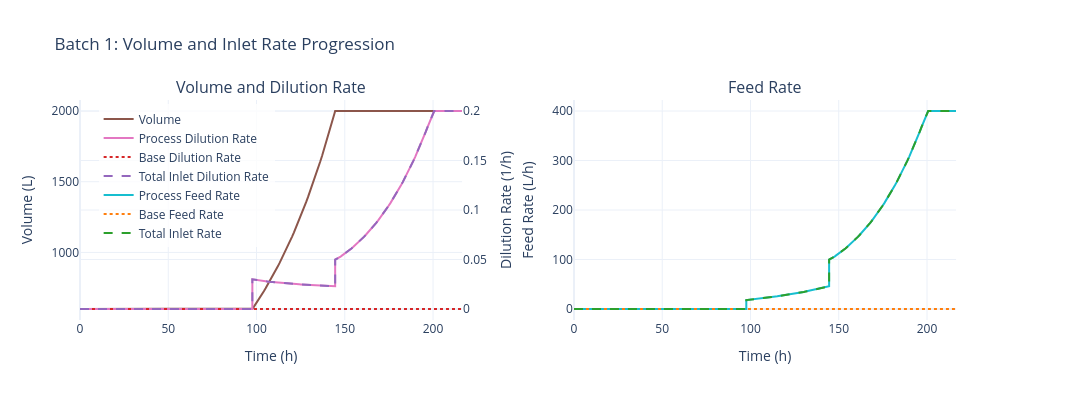

The code cell stored with this chart in its notebook:
### Code cell
sim.data.plot_volume_feed()

### Figure 1 — Plotly figure (JSON) as saved in the notebook; plotly's stock layout.template omitted (floating-point values rounded to 4 significant figures; data arrays with more than 128 entries replaced by an {"elided": "..."} marker saying what was removed)
{"data": [{"hovertemplate": "Time: %{x:.1f} h<br>Volume: %{y:.2f} L<extra></extra>", "line": {"color": "#8c564b", "width": 2}, "mode": "lines", "name": "Volume", "type": "scatter", "x": {"elided": "284 float values"}, "xaxis": "x", "y": {"elided": "284 float values"}, "yaxis": "y"}, {"hovertemplate": "Time: %{x:.1f} h<br>D_process: %{y:.4f} 1/h<extra></extra>", "line": {"color": "#e377c2", "width": 2}, "mode": "lines", "name": "Process Dilution Rate", "type": "scatter", "x": {"elided": "284 float values"}, "xaxis": "x", "y": {"elided": "284 float values"}, "yaxis": "y2"}, {"hovertemplate": "Time: %{x:.1f} h<br>D_base: %{y:.4f} 1/h<extra></extra>", "line": {"color": "#d62728", "dash": "dot", "width": 2}, "mode": "lines", "name": "Base Dilution Rate", "type": "scatter", "x": {"elided": "284 float values"}, "xaxis": "x", "y": {"elided": "284 float values"}, "yaxis": "y2"}, {"hovertemplate": "Time: %{x:.1f} h<br>D_total: %{y:.4f} 1/h<extra></extra>", "line": {"color": "#9467bd", "dash": "dash", "width": 2}, "mode": "lines", "name": "Total Inlet Dilution Rate", "type": "scatter", "x": {"elided": "284 float values"}, "xaxis": "x", "y": {"elided": "284 float values"}, "yaxis": "y2"}, {"hovertemplate": "Time: %{x:.1f} h<br>F_process: %{y:.4f} L/h<extra></extra>", "line": {"color": "#17becf", "width": 2}, "mode": "lines", "name": "Process Feed Rate", "type": "scatter", "x": {"elided": "284 float values"}, "xaxis": "x2", "y": {"elided": "284 float values"}, "yaxis": "y3"}, {"hovertemplate": "Time: %{x:.1f} h<br>F_base: %{y:.4f} L/h<extra></extra>", "line": {"color": "#ff7f0e", "dash": "dot", "width": 2}, "mode": "lines", "name": "Base Feed Rate", "type": "scatter", "x": {"elided": "284 float values"}, "xaxis": "x2", "y": {"elided": "284 float values"}, "yaxis": "y3"}, {"hovertemplate": "Time: %{x:.1f} h<br>F_total: %{y:.4f} L/h<extra></extra>", "line": {"color": "#2ca02c", "dash": "dash", "width": 2}, "mode": "lines", "name": "Total Inlet Rate", "type": "scatter", "x": {"elided": "284 float values"}, "xaxis": "x2", "y": {"elided": "284 float values"}, "yaxis": "y3"}], "layout": {"annotations": [{"font": {"size": 16}, "showarrow": false, "text": "Volume and Dilution Rate", "x": 0.205, "xanchor": "center", "xref": "paper", "y": 1, "yanchor": "bottom", "yref": "paper"}, {"font": {"size": 16}, "showarrow": false, "text": "Feed Rate", "x": 0.735, "xanchor": "center", "xref": "paper", "y": 1, "yanchor": "bottom", "yref": "paper"}], "font": {"size": 12}, "height": 400, "legend": {"bgcolor": "rgba(255,255,255,0.8)", "x": 0.02, "y": 0.98}, "showlegend": true, "title": {"text": "Batch 1: Volume and Inlet Rate Progression"}, "width": 1400, "xaxis": {"anchor": "y", "domain": [0, 0.41], "title": {"text": "Time (h)"}}, "xaxis2": {"anchor": "y3", "domain": [0.53, 0.94], "title": {"text": "Time (h)"}}, "yaxis": {"anchor": "x", "domain": [0, 1], "title": {"text": "Volume (L)"}}, "yaxis2": {"anchor": "x", "overlaying": "y", "side": "right", "title": {"text": "Dilution Rate (1/h)"}}, "yaxis3": {"anchor": "x2", "domain": [0, 1], "title": {"text": "Feed Rate (L/h)"}}}}
